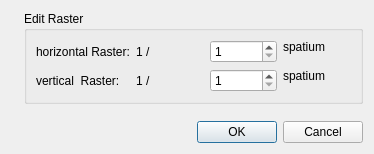
<?xml version="1.0" encoding="UTF-8"?>
<ui version="4.0">
 <class>EditRaster</class>
 <widget class="QDialog" name="EditRaster">
  <property name="geometry">
   <rect>
    <x>0</x>
    <y>0</y>
    <width>374</width>
    <height>154</height>
   </rect>
  </property>
  <property name="windowTitle">
   <string>MuseScore: Edit Raster</string>
  </property>
  <layout class="QVBoxLayout" name="verticalLayout_2">
   <item>
    <layout class="QHBoxLayout" name="horizontalLayout">
     <item>
      <widget class="QLabel" name="label_7">
       <property name="sizePolicy">
        <sizepolicy hsizetype="Fixed" vsizetype="Ignored">
         <horstretch>0</horstretch>
         <verstretch>0</verstretch>
        </sizepolicy>
       </property>
       <property name="text">
        <string/>
       </property>
       <property name="pixmap">
        <pixmap resource="mscore.qrc">:/data/bg1.jpg</pixmap>
       </property>
       <property name="scaledContents">
        <bool>false</bool>
       </property>
      </widget>
     </item>
     <item>
      <layout class="QVBoxLayout" name="verticalLayout">
       <item>
        <widget class="QGroupBox" name="groupBox">
         <property name="title">
          <string>Edit Raster</string>
         </property>
         <layout class="QGridLayout" name="gridLayout">
          <item row="0" column="0" rowspan="2">
           <widget class="QLabel" name="label">
            <property name="text">
             <string>horizontal Raster:</string>
            </property>
           </widget>
          </item>
          <item row="0" column="1" rowspan="2">
           <widget class="QLabel" name="label_2">
            <property name="text">
             <string>1 / </string>
            </property>
           </widget>
          </item>
          <item row="0" column="2" rowspan="2">
           <widget class="QSpinBox" name="hraster">
            <property name="minimum">
             <number>1</number>
            </property>
            <property name="maximum">
             <number>20</number>
            </property>
           </widget>
          </item>
          <item row="0" column="3">
           <widget class="QLabel" name="label_3">
            <property name="text">
             <string>spatium</string>
            </property>
           </widget>
          </item>
          <item row="1" column="3" rowspan="2">
           <widget class="QLabel" name="label_6">
            <property name="text">
             <string>spatium</string>
            </property>
           </widget>
          </item>
          <item row="2" column="0">
           <widget class="QLabel" name="label_4">
            <property name="text">
             <string>vertical  Raster:</string>
            </property>
           </widget>
          </item>
          <item row="2" column="1">
           <widget class="QLabel" name="label_5">
            <property name="text">
             <string>1 / </string>
            </property>
           </widget>
          </item>
          <item row="2" column="2">
           <widget class="QSpinBox" name="vraster">
            <property name="minimum">
             <number>1</number>
            </property>
            <property name="maximum">
             <number>20</number>
            </property>
           </widget>
          </item>
         </layout>
        </widget>
       </item>
       <item>
        <spacer name="verticalSpacer">
         <property name="orientation">
          <enum>Qt::Vertical</enum>
         </property>
         <property name="sizeHint" stdset="0">
          <size>
           <width>20</width>
           <height>40</height>
          </size>
         </property>
        </spacer>
       </item>
       <item>
        <widget class="QDialogButtonBox" name="buttonBox">
         <property name="orientation">
          <enum>Qt::Horizontal</enum>
         </property>
         <property name="standardButtons">
          <set>QDialogButtonBox::Cancel|QDialogButtonBox::Ok</set>
         </property>
        </widget>
       </item>
      </layout>
     </item>
    </layout>
   </item>
  </layout>
 </widget>
 <resources>
  <include location="mscore.qrc"/>
 </resources>
 <connections>
  <connection>
   <sender>buttonBox</sender>
   <signal>accepted()</signal>
   <receiver>EditRaster</receiver>
   <slot>accept()</slot>
   <hints>
    <hint type="sourcelabel">
     <x>248</x>
     <y>254</y>
    </hint>
    <hint type="destinationlabel">
     <x>157</x>
     <y>274</y>
    </hint>
   </hints>
  </connection>
  <connection>
   <sender>buttonBox</sender>
   <signal>rejected()</signal>
   <receiver>EditRaster</receiver>
   <slot>reject()</slot>
   <hints>
    <hint type="sourcelabel">
     <x>316</x>
     <y>260</y>
    </hint>
    <hint type="destinationlabel">
     <x>286</x>
     <y>274</y>
    </hint>
   </hints>
  </connection>
 </connections>
</ui>
